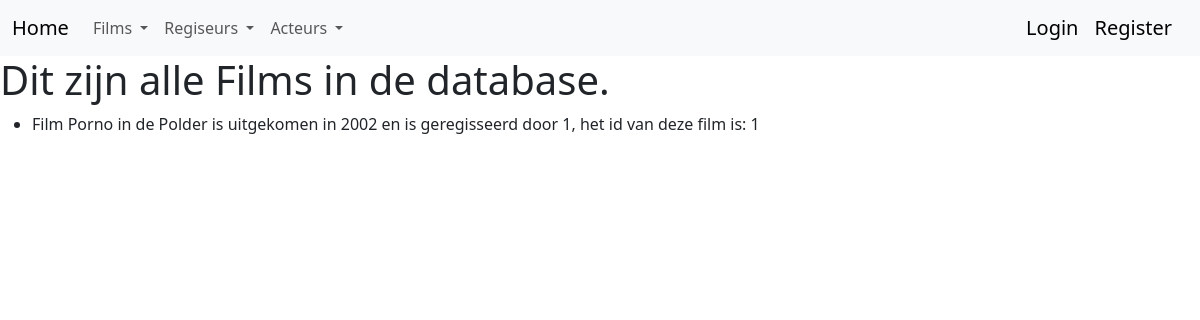
Page /listfilms on the earlier database version.
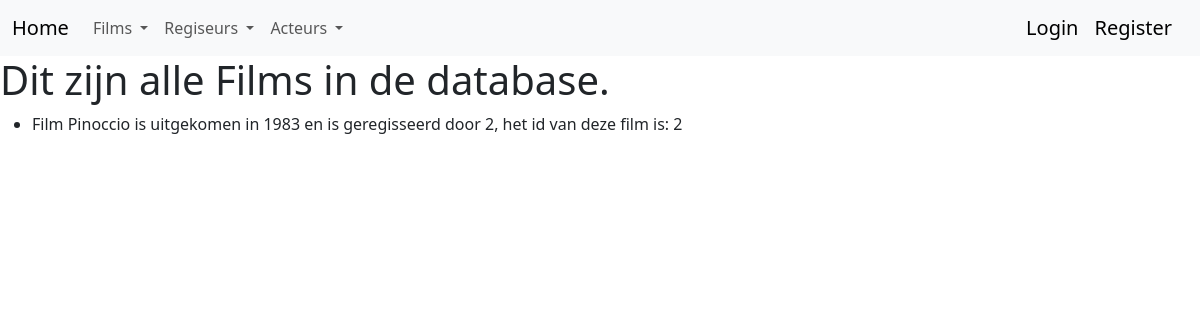
Same page on the later database version.
### myproject/models.py (models this page shows, shortened)
class Film(db.Model):
    __tablename__ = 'film'
    id = db.Column(db.Integer,primary_key=True,autoincrement=True)
    titel = db.Column(db.Text)
    jaartal = db.Column(db.Integer)
    regisseur_id = db.Column(db.Integer)
    def __repr__(self):
        return f"Film {self.titel} is uitgekomen in {self.jaartal} en is geregisseerd door {self.regisseur_id}, het id van deze film is: {self.id}"

### app.py (the view)
@app.route('/listfilms')
def list_films():
    films = Film.query.all()
    return render_template('listfilms.html', films = films)

### myproject/templates/listfilms.html
{% extends "base.html" %}
{% block content %}
<div class="jumbotron">
  <h1>Dit zijn alle Films in de database.</h1>
  <ul>
    {% for film in films  %}
    <li>{{film}}</li>
    {% endfor %}
  </ul>
</div>
{% endblock %}

### myproject/templates/base.html (shortened to what this page needs)
<!DOCTYPE html>
<html>
  <head>
    <link href="https://cdn.jsdelivr.net/npm/bootstrap@5.3.0-alpha1/dist/css/bootstrap.min.css" rel="stylesheet">
  </head>
  <body>
    <nav class="navbar navbar-expand-lg bg-body-tertiary">
      <div class="container-fluid">
        <a class="navbar-brand" href="{{ url_for('index') }}">Home</a>
        <div class="collapse navbar-collapse" id="navbarSupportedContent">
          <ul class="navbar-nav me-auto mb-2 mb-lg-0">
            <li class="nav-item dropdown">
              <a class="nav-link dropdown-toggle" href="#" role="button" data-bs-toggle="dropdown" aria-expanded="false">
                Films
              </a>
            </li>
            <li class="nav-item dropdown">
              <a class="nav-link dropdown-toggle" href="#" role="button" data-bs-toggle="dropdown" aria-expanded="false">
                Regiseurs
              </a>
            </li>
            <li class="nav-item dropdown">
              <a class="nav-link dropdown-toggle" href="#" role="button" data-bs-toggle="dropdown" aria-expanded="false">
                Acteurs
              </a>
            </li>
           </ul>
           {% if current_user.is_authenticated %}
           <a class="navbar-brand" href="{{ url_for('logout') }}">Logout</a>
           {% else %}
           <a class="navbar-brand" href="{{ url_for('login') }}">Login</a>
           <a class="navbar-brand" href="{{ url_for('register') }}">Register</a>
           {% endif %}
        </div>
      </div>
    </nav>
{% block content %}
{% endblock %}
  </body>
</html>

Differences in the rows shown:
removed Film: titel+jaartal+regisseur "Film Porno in de Polder is uitgekomen in 2002 en is geregisseerd door 1, het id van deze film is: 1"
added Film: titel+jaartal+regisseur "Film Pinoccio is uitgekomen in 1983 en is geregisseerd door 2, het id van deze film is: 2"
